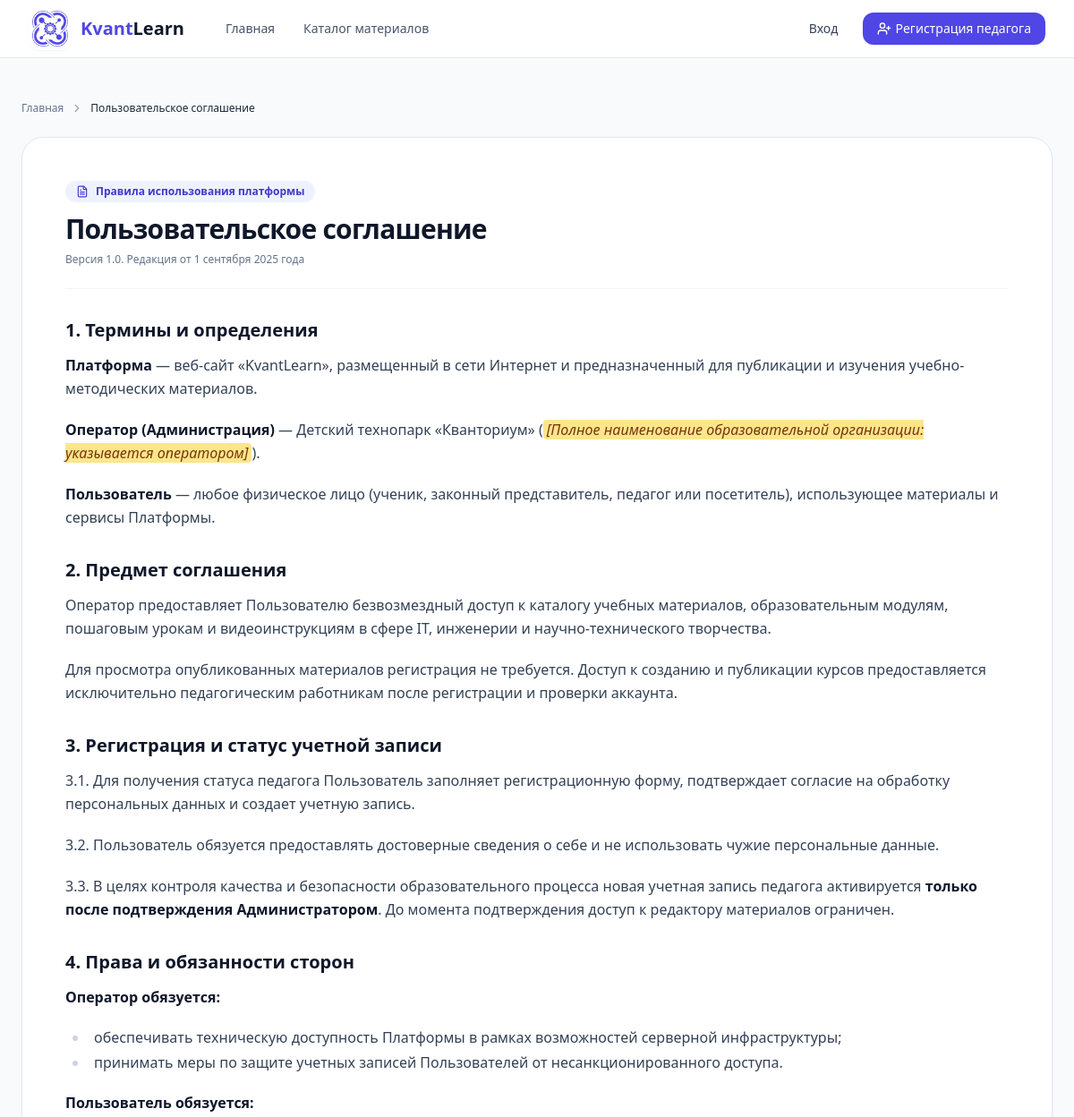
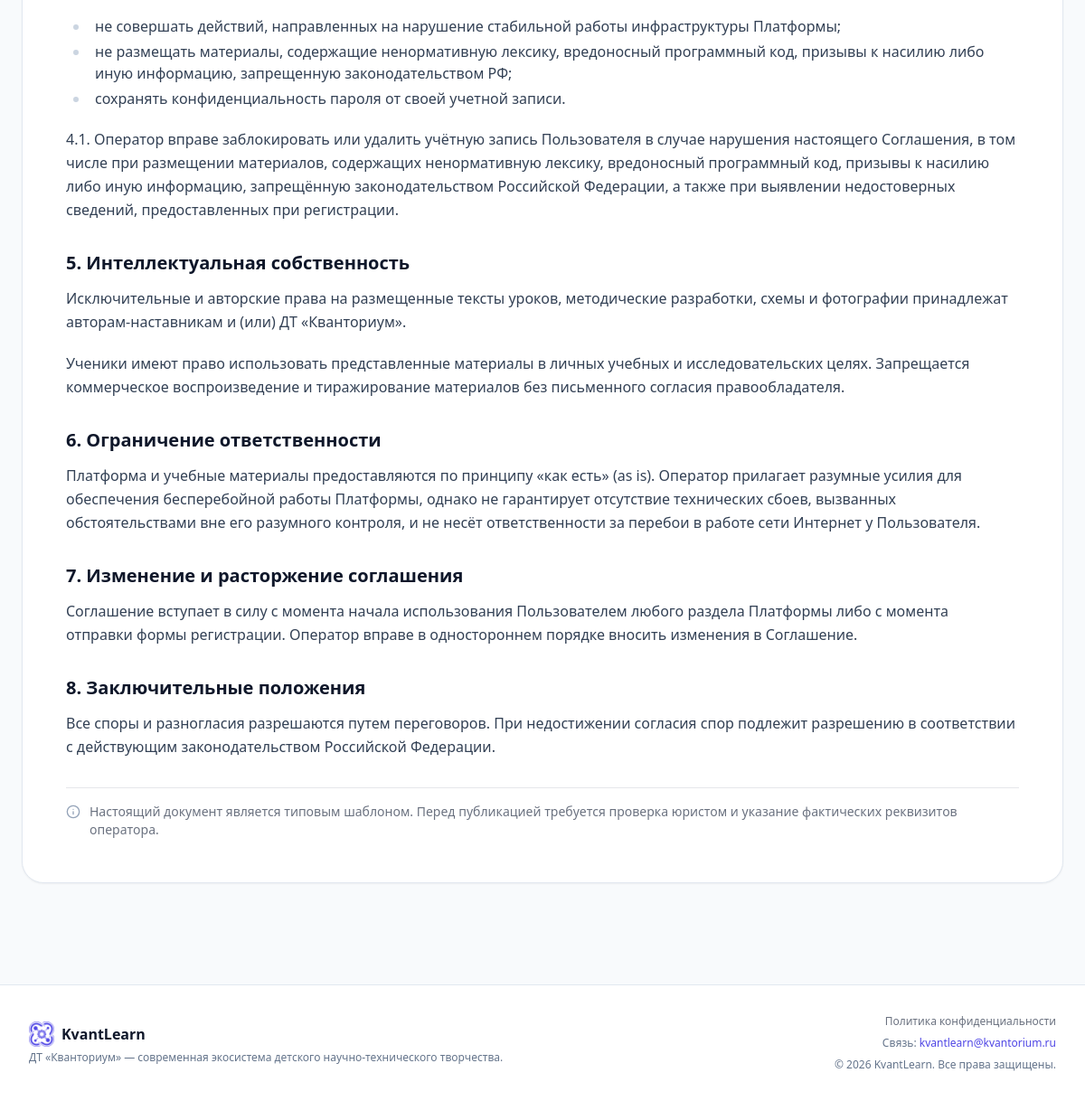
The app's page /terms/ with its own data (2 pictures, top to bottom).
### apps/core/models.py (models this page shows, shortened)
class SiteSettings(models.Model):
    site_name = models.CharField(
        'Название сайта',
        max_length=150,
        default='KvantLearn',
    )
    site_description = models.TextField(
        'Описание сайта',
        blank=True,
        default='Каталог учебных материалов и практических уроков для кванторианцев по IT и современным технологиям.',
    )
    hero_title = models.CharField(
        'Главный заголовок (Hero)',
        max_length=255,
        blank=True,
        default='Изучай IT и технологии в Кванториуме',
    )
    hero_subtitle = models.TextField(
        'Подзаголовок (Hero)',
        blank=True,
        default='Доступные и структурированные учебные материалы, написанные педагогами ДТ «Кванториум». Выбирай направление и прокачивай свои навыки!',
    )
    contact_email = models.EmailField(
        'Контактный email',
        blank=True,
        default='kvantlearn@example.com',
    )
    footer_text = models.CharField(
        'Текст в подвале (Footer)',
        max_length=255,
        blank=True,
        default='ДТ «Кванториум» — современная экосистема детского научно-технического творчества.',
    )
    class Meta:
        verbose_name = 'Настройки сайта'
        verbose_name_plural = 'Настройки сайта'
    @classmethod
    def get_settings(cls):
        obj = cls.objects.first()
        if not obj:
            obj = cls.objects.create()
        return obj

### apps/core/views.py (the view)
# urls.py: path('terms/', views.TermsView.as_view(), name='terms'),
class TermsView(TemplateView):
    template_name = 'core/terms.html'

### apps/catalog/context_processors.py (called while the page is built)
def catalog_directions(request):
    return {
        'CATALOG_DIRECTIONS': getattr(settings, 'DIRECTION_CHOICES', []),
    }

### apps/core/context_processors.py (called while the page is built)
def site_settings(request):
    try:
        settings_obj = SiteSettings.get_settings()
    except Exception:
        settings_obj = None
    return {
        'site_settings': settings_obj,
    }

### templates/core/terms.html (shortened to what this page needs)
{% extends "base.html" %}
{% block content %}
<div class="max-w-7xl mx-auto px-4 sm:px-6 py-12">
  <nav class="flex items-center space-x-2 text-xs text-slate-500 mb-6">
    <a href="{% url 'core:home' %}" class="hover:text-indigo-600 transition">Главная</a>
    <i data-lucide="chevron-right" class="w-3.5 h-3.5 text-slate-400"></i>
    <span class="text-slate-800 font-medium">Пользовательское соглашение</span>
  </nav>
  <div class="bg-white rounded-3xl border border-slate-200 p-8 sm:p-12 shadow-sm">
    <header class="border-b border-slate-100 pb-6 mb-8">
      <div class="inline-flex items-center space-x-2 px-3 py-1 rounded-full bg-indigo-50 text-indigo-700 text-xs font-semibold mb-3">
        <i data-lucide="file-text" class="w-3.5 h-3.5"></i>
        <span>Правила использования платформы</span>
      </div>
      <h1 class="text-3xl font-extrabold text-slate-900 tracking-tight">Пользовательское соглашение</h1>
      <p class="text-xs text-slate-500 mt-2">Версия 1.0. Редакция от 1 сентября 2025 года</p>
    </header>
    <article class="prose prose-slate max-w-none text-slate-700 prose-headings:text-slate-900 prose-headings:font-bold prose-h2:text-xl prose-h2:mt-8 prose-h2:mb-3 prose-p:leading-relaxed prose-li:my-1 text-sm sm:text-base">
      <h2>1. Термины и определения</h2>
      <p>
        <strong>Платформа</strong> — веб-сайт «KvantLearn», размещенный в сети Интернет и предназначенный для публикации и изучения учебно-методических материалов.
      </p>
      <p>
        <strong>Оператор (Администрация)</strong> — Детский технопарк «Кванториум» (<em><mark class="bg-amber-200 text-amber-900 px-1 rounded font-medium">[Полное наименование образовательной организации: указывается оператором]</mark></em>).
      </p>
      <p>
        <strong>Пользователь</strong> — любое физическое лицо (ученик, законный представитель, педагог или посетитель), использующее материалы и сервисы Платформы.
      </p>
      <h2>2. Предмет соглашения</h2>
      <p>
        Оператор предоставляет Пользователю безвозмездный доступ к каталогу учебных материалов, образовательным модулям, пошаговым урокам и видеоинструкциям в сфере IT, инженерии и научно-технического творчества.
      </p>
      <p>
        Для просмотра опубликованных материалов регистрация не требуется. Доступ к созданию и публикации курсов предоставляется исключительно педагогическим работникам после регистрации и проверки аккаунта.
      </p>
      <h2>3. Регистрация и статус учетной записи</h2>
      <p>
        3.1. Для получения статуса педагога Пользователь заполняет регистрационную форму, подтверждает согласие на обработку персональных данных и создает учетную запись.
      </p>
      <p>
        3.2. Пользователь обязуется предоставлять достоверные сведения о себе и не использовать чужие персональные данные.
      </p>
      <p>
        3.3. В целях контроля качества и безопасности образовательного процесса новая учетная запись педагога активируется <strong>только после подтверждения Администратором</strong>. До момента подтверждения доступ к редактору материалов ограничен.
      </p>
      <h2>4. Права и обязанности сторон</h2>
      <p><strong>Оператор обязуется:</strong></p>
      <ul>
        <li>обеспечивать техническую доступность Платформы в рамках возможностей серверной инфраструктуры;</li>
        <li>принимать меры по защите учетных записей Пользователей от несанкционированного доступа.</li>
      </ul>
      <p><strong>Пользователь обязуется:</strong></p>
      <ul>
        <li>не совершать действий, направленных на нарушение стабильной работы инфраструктуры Платформы;</li>
        <li>не размещать материалы, содержащие ненормативную лексику, вредоносный программный код, призывы к насилию либо иную информацию, запрещенную законодательством РФ;</li>
        <li>сохранять конфиденциальность пароля от своей учетной записи.</li>
      </ul>
      <p>
        4.1. Оператор вправе заблокировать или удалить учётную запись Пользователя в случае нарушения настоящего Соглашения, в том числе при размещении материалов, содержащих ненормативную лексику, вредоносный программный код, призывы к насилию либо иную информацию, запрещённую законодательством Российской Федерации, а также при выявлении недостоверных сведений, предоставленных при регистрации.
      </p>
      <h2>5. Интеллектуальная собственность</h2>
      <p>
        Исключительные и авторские права на размещенные тексты уроков, методические разработки, схемы и фотографии принадлежат авторам-наставникам и (или) ДТ «Кванториум».
      </p>
      <p>
        Ученики имеют право использовать представленные материалы в личных учебных и исследовательских целях. Запрещается коммерческое воспроизведение и тиражирование материалов без письменного согласия правообладателя.
      </p>
      <h2>6. Ограничение ответственности</h2>
      <p>
        Платформа и учебные материалы предоставляются по принципу «как есть» (as is). Оператор прилагает разумные усилия для обеспечения бесперебойной работы Платформы, однако не гарантирует отсутствие технических сбоев, вызванных обстоятельствами вне его разумного контроля, и не несёт ответственности за перебои в работе сети Интернет у Пользователя.
      </p>
      <h2>7. Изменение и расторжение соглашения</h2>
      <p>
        Соглашение вступает в силу с момента начала использования Пользователем любого раздела Платформы либо с момента отправки формы регистрации. Оператор вправе в одностороннем порядке вносить изменения в Соглашение.
      </p>
      <h2>8. Заключительные положения</h2>
      <p>
        Все споры и разногласия разрешаются путем переговоров. При недостижении согласия спор подлежит разрешению в соответствии с действующим законодательством Российской Федерации.
      </p>
    </article>
    <div class="text-sm text-gray-500 border-t pt-4 mt-8 flex items-start space-x-2.5">
      <i data-lucide="info" class="w-4 h-4 text-slate-400 flex-shrink-0 mt-0.5"></i>
      <span>Настоящий документ является типовым шаблоном. Перед публикацией требуется проверка юристом и указание фактических реквизитов оператора.</span>
    </div>
  </div>
</div>
{% endblock %}

### templates/base.html (shortened to what this page needs)
{% load static %}
<!DOCTYPE html>
<html lang="ru" class="h-full bg-slate-50">
<head>
  <script src="https://cdn.tailwindcss.com?plugins=typography"></script>
</head>
<body class="min-h-full flex flex-col text-slate-800 antialiased font-sans">
  <header class="sticky top-0 z-40 bg-white/95 backdrop-blur border-b border-slate-200">
    <div class="max-w-full mx-auto px-4 sm:px-6 lg:px-8">
      <div class="flex items-center justify-between h-16">
        <div class="flex items-center space-x-8">
          <a href="{% url 'core:home' %}" class="group flex items-center space-x-2.5 font-bold text-xl text-slate-900">
            <span class="w-12 h-12 rounded-xl bg-white flex items-center justify-center shadow-sm transition group-hover:bg-indigo-600">
              <span
                class="w-10 h-10 bg-indigo-600 transition group-hover:bg-white"
                style="
                  -webkit-mask-image: url('{% static 'logo_monochrome.png' %}');
                  mask-image: url('{% static 'logo_monochrome.png' %}');
                  -webkit-mask-size: contain;
                  mask-size: contain;
                  -webkit-mask-repeat: no-repeat;
                  mask-repeat: no-repeat;
                  -webkit-mask-position: center;
                  mask-position: center;
                ">
              </span>
            </span>
            <span>
              <span class="text-indigo-600">Kvant</span>Learn
            </span>
          </a>
          <nav class="hidden md:flex items-center space-x-1">
            <a href="{% url 'core:home' %}" class="px-3.5 py-2 rounded-lg text-sm font-medium transition {% if request.resolver_match.url_name == 'home' %}text-indigo-600 bg-indigo-50{% else %}text-slate-600 hover:text-slate-900 hover:bg-slate-100{% endif %}">
              Главная
            </a>
            <a href="{% url 'catalog:material_list' %}" class="px-3.5 py-2 rounded-lg text-sm font-medium transition {% if request.resolver_match.app_name == 'catalog' and not request.resolver_match.namespace == 'editor' %}text-indigo-600 bg-indigo-50{% else %}text-slate-600 hover:text-slate-900 hover:bg-slate-100{% endif %}">
              Каталог материалов
            </a>
          </nav>
        </div>
        <div class="hidden md:flex items-center space-x-3">
          {% if user.is_authenticated %}
            <div class="flex items-center space-x-3 pr-2">
              <div class="text-right">
                <div class="text-sm font-semibold text-slate-800 leading-tight">
                  {{ user.display_name }}
                </div>
                <div class="text-xs text-slate-500 flex items-center justify-end space-x-1">
                  {% if user.is_administrator %}
                    <span class="inline-flex items-center px-1.5 py-0.5 rounded text-[10px] font-medium bg-purple-100 text-purple-800">
                      Администратор
                    </span>
                  {% elif user.is_approved %}
                    <span class="inline-flex items-center px-1.5 py-0.5 rounded text-[10px] font-medium bg-emerald-100 text-emerald-800">
                      Педагог
                    </span>
                  {% else %}
                    <span class="inline-flex items-center px-1.5 py-0.5 rounded text-[10px] font-medium bg-amber-100 text-amber-800">
                      Ожидает подтверждения
                    </span>
                  {% endif %}
                </div>
              </div>
            </div>
            <a href="{% url 'accounts:logout' %}" class="inline-flex items-center space-x-1.5 px-3 py-2 text-sm font-medium text-slate-600 hover:text-red-600 hover:bg-red-50 rounded-xl transition">
              <i data-lucide="log-out" class="w-4 h-4"></i>
              <span>Выйти</span>
            </a>
          {% else %}
            <a href="{% url 'accounts:login' %}" class="px-4 py-2 text-sm font-medium text-slate-700 hover:text-slate-900 hover:bg-slate-100 rounded-xl transition">
              Вход
            </a>
            <a href="{% url 'accounts:register' %}" class="inline-flex items-center space-x-1 px-4 py-2 text-sm font-medium text-white bg-indigo-600 hover:bg-indigo-700 rounded-xl shadow-sm transition">
              <i data-lucide="user-plus" class="w-4 h-4"></i>
              <span>Регистрация педагога</span>
            </a>
          {% endif %}
        </div>
      </div>
    </div>
  </header>
  <main class="flex-1">
    {% block content %}{% endblock %}
  </main>
  <footer class="bg-white border-t border-slate-200 mt-16 py-8">
    <div class="max-w-full mx-auto px-4 sm:px-6 lg:px-8">
      <div class="flex flex-col md:flex-row items-center justify-between gap-4 text-center md:text-left">
        <div>
          <div class="flex items-center justify-center md:justify-start space-x-2 font-bold text-slate-900">
            <span
              class="w-7 h-7 bg-indigo-600 transition group-hover:bg-white"
              style="
                -webkit-mask-image: url('{% static 'logo_monochrome.png' %}');
                mask-image: url('{% static 'logo_monochrome.png' %}');
                -webkit-mask-size: contain;
                mask-size: contain;
                -webkit-mask-repeat: no-repeat;
                mask-repeat: no-repeat;
                -webkit-mask-position: center;
                mask-position: center;
              ">
            </span>
            <span>{{ site_settings.site_name|default:"KvantLearn" }}</span>
          </div>
          <p class="text-xs text-slate-500 mt-1 max-w-full">
            {{ site_settings.footer_text|default:"ДТ «Кванториум» — современная экосистема детского научно-технического творчества." }}
          </p>
        </div>
        <div class="text-xs text-slate-500 flex flex-col md:items-end gap-2">
          <div class="flex flex-wrap items-center justify-center md:justify-end gap-x-4 gap-y-1 text-xs text-gray-500">
            <a href="{% url 'privacy' %}" class="hover:text-indigo-600 transition">Политика конфиденциальности</a>
          </div>
          {% if site_settings.contact_email %}
            <div>Связь: <a href="mailto:{{ site_settings.contact_email }}" class="text-indigo-600 hover:underline">{{ site_settings.contact_email }}</a></div>
          {% endif %}
          <div>&copy; {% now "Y" %} {{ site_settings.site_name|default:"KvantLearn" }}. Все права защищены.</div>
        </div>
      </div>
    </div>
  </footer>
  <link rel="stylesheet" href="https://cdnjs.cloudflare.com/ajax/libs/highlight.js/11.12.0/styles/atom-one-dark.min.css">
</body>
</html>

### records on screen
SiteSettings: site_name "KvantLearn", footer_text "ДТ «Кванториум» — современная экосистема детского научно-технического творчества.", contact_email "kvantlearn@kvantorium.ru"
